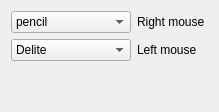
       <widget class="QWidget" name="ToolsTiles">
        <attribute name="title">
         <string>Tiles</string>
        </attribute>
        <layout class="QVBoxLayout" name="verticalLayout_16">
         <item>
          <layout class="QGridLayout" name="gridLayout_9">
           <item row="2" column="0">
            <widget class="QComboBox" name="ToolGeoM1Select_2">
             <item>
              <property name="text">
               <string>Delite</string>
              </property>
             </item>
             <item>
              <property name="text">
               <string>pencil</string>
              </property>
             </item>
             <item>
              <property name="text">
               <string>brush</string>
              </property>
             </item>
             <item>
              <property name="text">
               <string>bucket</string>
              </property>
             </item>
             <item>
              <property name="text">
               <string>line</string>
              </property>
             </item>
             <item>
              <property name="text">
               <string>rectangle tool</string>
              </property>
             </item>
             <item>
              <property name="text">
               <string>hollow rectanlge</string>
              </property>
             </item>
             <item>
              <property name="text">
               <string>circle</string>
              </property>
             </item>
             <item>
              <property name="text">
               <string>hollow circle</string>
              </property>
             </item>
            </widget>
           </item>
           <item row="1" column="0">
            <widget class="QComboBox" name="ToolGeoM2Select_2">
             <item>
              <property name="text">
               <string>pencil</string>
              </property>
             </item>
             <item>
              <property name="text">
               <string>Delite</string>
              </property>
             </item>
             <item>
              <property name="text">
               <string>brush</string>
              </property>
             </item>
             <item>
              <property name="text">
               <string>bucket</string>
              </property>
             </item>
             <item>
              <property name="text">
               <string>line</string>
              </property>
             </item>
             <item>
              <property name="text">
               <string>rectangle tool</string>
              </property>
             </item>
             <item>
              <property name="text">
               <string>hollow rectanlge</string>
              </property>
             </item>
             <item>
              <property name="text">
               <string>circle</string>
              </property>
             </item>
             <item>
              <property name="text">
               <string>hollow circle</string>
              </property>
             </item>
            </widget>
           </item>
           <item row="1" column="1">
            <widget class="QLabel" name="label_4">
             <property name="text">
              <string>Right mouse </string>
             </property>
            </widget>
           </item>
           <item row="2" column="1">
            <widget class="QLabel" name="label_5">
             <property name="text">
              <string>Left mouse</string>
             </property>
            </widget>
           </item>
          </layout>
         </item>
         <item>
          <spacer name="verticalSpacer_4">
           <property name="orientation">
            <enum>Qt::Orientation::Vertical</enum>
           </property>
           <property name="sizeHint" stdset="0">
            <size>
             <width>20</width>
             <height>40</height>
            </size>
           </property>
          </spacer>
         </item>
        </layout>
       </widget>
